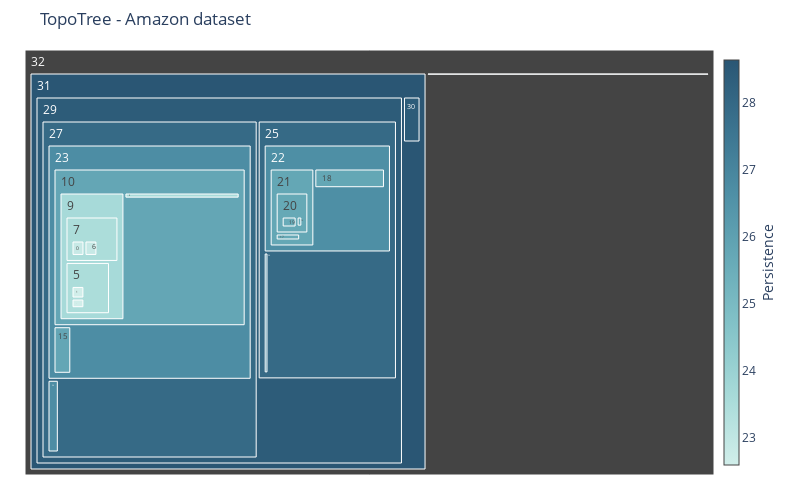

Source (notebook cell):
### Code cell
fig = plot_hierarchical_treemap(df_comp_amazon)
fig.update_layout(title='TopoTree - Amazon dataset')
fig.show()

### Figure 1 — Plotly figure (JSON) as saved in the notebook; plotly's stock layout.template omitted (floating-point values rounded to 4 significant figures)
{"data": [{"branchvalues": "total", "hovertemplate": "<b>Component #%{label} </b> <br> Points: %{value}<br> Persistence: %{color:.2f}<br> Parent: #%{parent}", "labels": [0, 1, 2, 3, 4, 5, 6, 7, 8, 9, 10, 11, 12, 13, 14, 15, 16, 17, 18, 19, 20, 21, 22, 23, 24, 25, 26, 27, 28, 29, 30, 31, 32], "marker": {"colorbar": {"thickness": 15, "title": {"side": "right", "text": "Persistence"}, "x": 1}, "colors": [22.84, 22.59, 22.59, 22.59, 22.59, 23.51, 22.84, 23.51, 23.62, 23.62, 25.79, 25.56, 25.57, 25.57, 25.56, 25.79, 25.63, 25.71, 25.77, 25.63, 25.71, 25.77, 26.65, 26.72, 26.65, 27.95, 26.72, 27.95, 28.64, 28.44, 28.44, 28.64, null], "colorscale": [[0, "rgb(209, 238, 234)"], [0.1667, "rgb(168, 219, 217)"], [0.3333, "rgb(133, 196, 201)"], [0.5, "rgb(104, 171, 184)"], [0.6667, "rgb(79, 144, 166)"], [0.8333, "rgb(59, 115, 143)"], [1, "rgb(42, 86, 116)"]], "showscale": true}, "parents": [7, 5, 5, 6, 6, 9, 7, 9, 10, 10, 23, 18, 19, 19, 18, 23, 20, 21, 22, 20, 21, 22, 25, 27, 25, 29, 27, 29, 32, 31, 31, 32, null], "tiling": {"packing": "squarify"}, "type": "treemap", "values": [19, 13, 10, 8, 8, 58, 19, 60, 11, 129, 358, 12, 20, 13, 8, 10, 12, 6, 22, 34, 47, 55, 142, 466, 6, 301, 8, 610, 6, 1003, 6, 1051, 1800]}], "layout": {"height": 500, "margin": {"b": 25, "l": 25, "r": 25, "t": 50}, "title": {"text": "TopoTree - Amazon dataset"}, "width": 800}}
